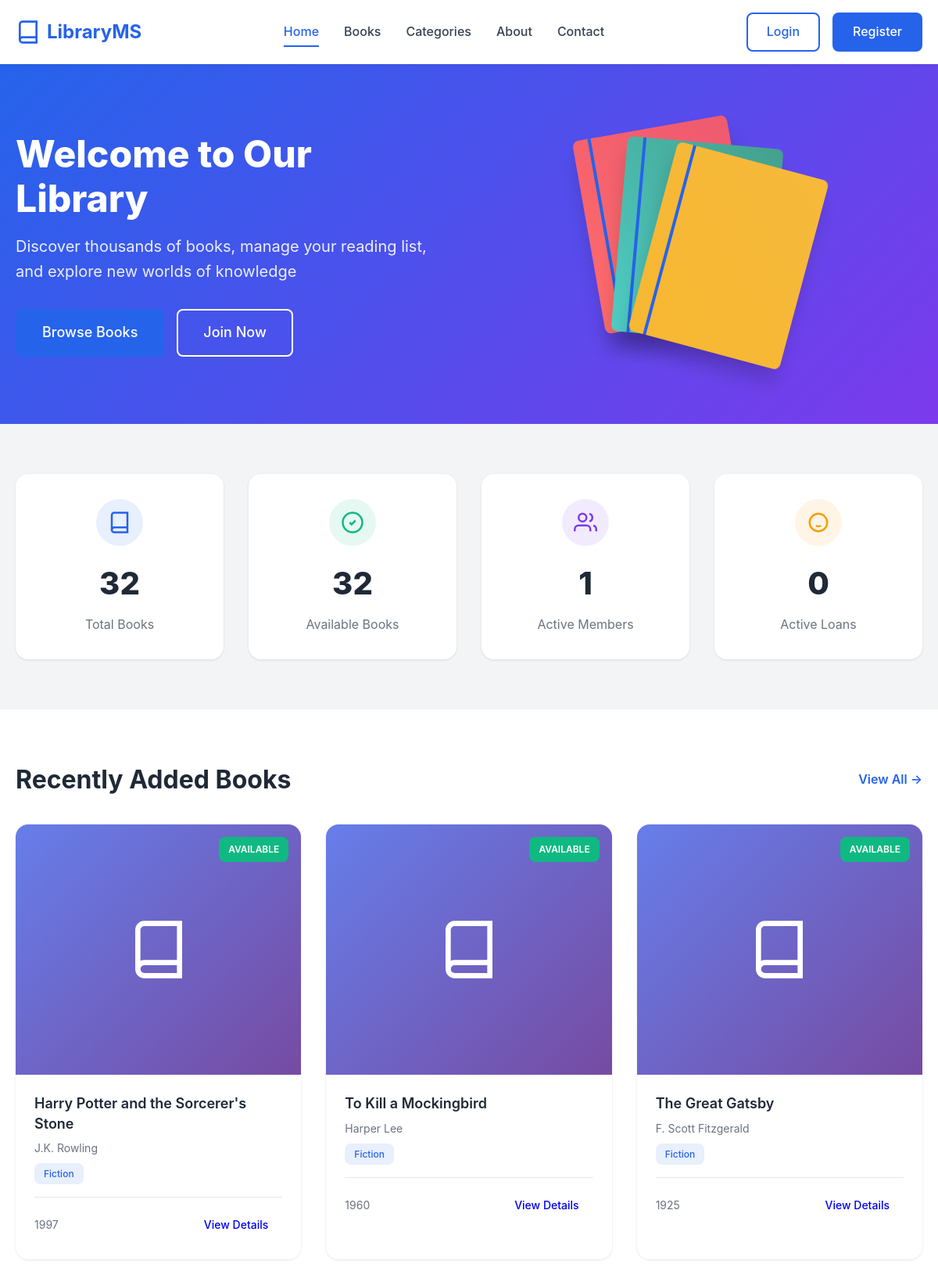
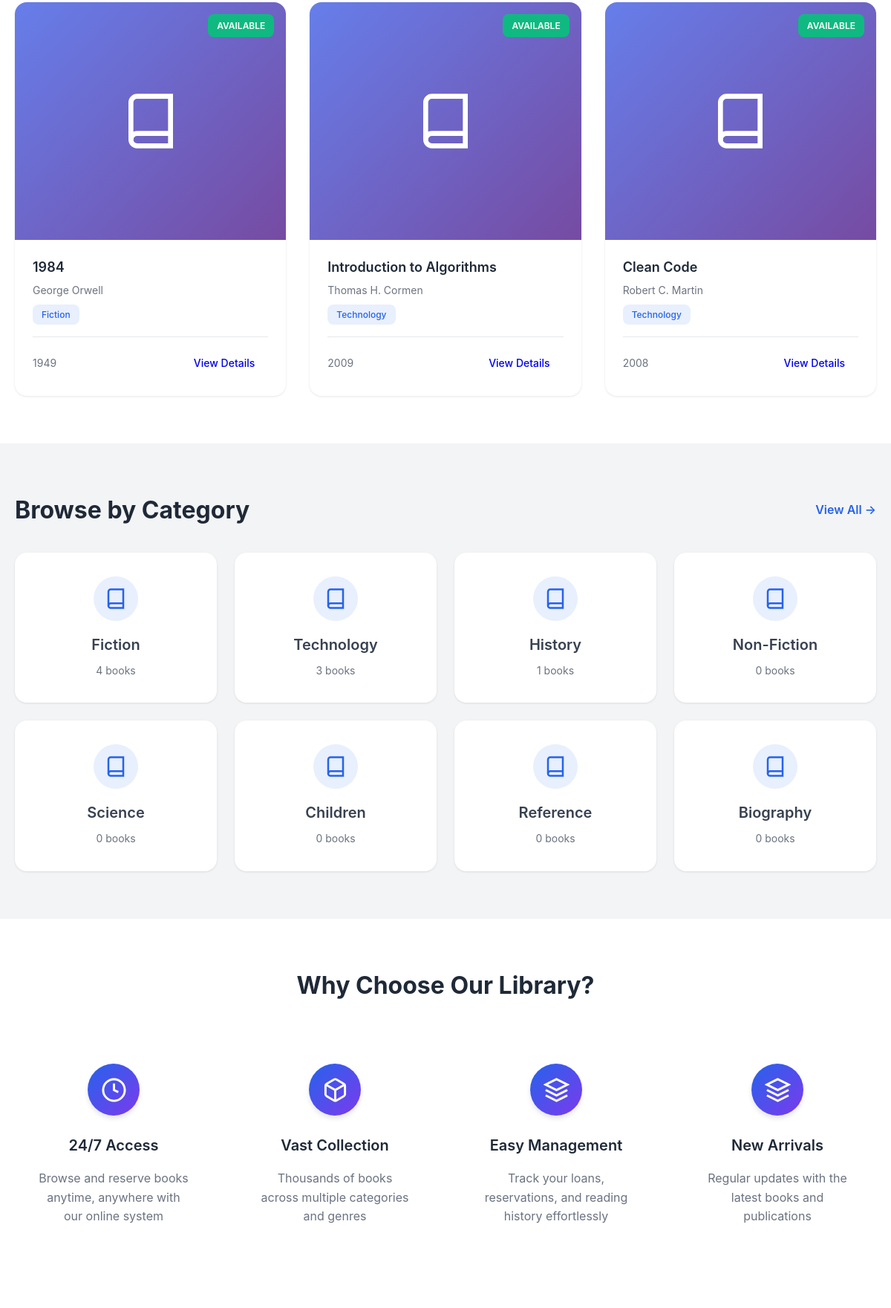
The page / (upper part) on the database its author committed (2 pictures, top to bottom).
### tables this page shows
CREATE TABLE `books` (
  `book_id` int(11) NOT NULL AUTO_INCREMENT,
  `isbn` varchar(20) UNIQUE DEFAULT NULL,
  `title` varchar(255) NOT NULL,
  `author` varchar(255) NOT NULL,
  `publisher` varchar(255) DEFAULT NULL,
  `publication_year` year DEFAULT NULL,
  `category_id` int(11) DEFAULT NULL,
  `quantity` int(11) NOT NULL DEFAULT 1,
  `available_quantity` int(11) NOT NULL DEFAULT 1,
  `shelf_location` varchar(50) DEFAULT NULL,
  `description` text DEFAULT NULL,
  `cover_image` varchar(255) DEFAULT NULL,
  `date_added` timestamp NOT NULL DEFAULT current_timestamp(),
  PRIMARY KEY (`book_id`),
  KEY `category_id` (`category_id`),
  CONSTRAINT `books_ibfk_1` FOREIGN KEY (`category_id`) REFERENCES `categories` (`category_id`) ON DELETE SET NULL
);

CREATE TABLE `categories` (
  `category_id` int(11) NOT NULL AUTO_INCREMENT,
  `category_name` varchar(100) NOT NULL,
  `description` text DEFAULT NULL,
  PRIMARY KEY (`category_id`)
);

### index.php (the view, shortened to what this page needs)
<?php
include 'connect.php';
$total_books_query = "SELECT SUM(quantity) as total FROM books";
$total_books_result = $conn->query($total_books_query);
$total_books = $total_books_result->fetch_assoc()['total'] ?? 0;
$available_books_query = "SELECT SUM(available_quantity) as available FROM books";
$available_books_result = $conn->query($available_books_query);
$available_books = $available_books_result->fetch_assoc()['available'] ?? 0;
$total_members_query = "SELECT COUNT(*) as total FROM members WHERE status='active'";
$total_members_result = $conn->query($total_members_query);
$total_members = $total_members_result->fetch_assoc()['total'] ?? 0;
$active_loans_query = "SELECT COUNT(*) as total FROM loans WHERE status='active'";
$active_loans_result = $conn->query($active_loans_query);
$active_loans = $active_loans_result->fetch_assoc()['total'] ?? 0;
$recent_books_query = "SELECT b.*, c.category_name FROM books b
                       LEFT JOIN categories c ON b.category_id = c.category_id
                       ORDER BY b.date_added DESC LIMIT 6";
$recent_books = $conn->query($recent_books_query);
$categories_query = "SELECT c.*, COUNT(b.book_id) as book_count
                     FROM categories c
                     LEFT JOIN books b ON c.category_id = b.category_id
                     GROUP BY c.category_id
                     ORDER BY book_count DESC LIMIT 8";
$categories = $conn->query($categories_query);
?>
<!DOCTYPE html>
<html lang="en">
<head>
    <link rel="stylesheet" href="styles.css">
</head>
<body>
    <nav class="navbar">
        <div class="container">
            <div class="nav-brand">
                <svg class="logo-icon" viewBox="0 0 24 24" fill="none" stroke="currentColor">
                    <path d="M4 19.5A2.5 2.5 0 0 1 6.5 17H20"></path>
                    <path d="M6.5 2H20v20H6.5A2.5 2.5 0 0 1 4 19.5v-15A2.5 2.5 0 0 1 6.5 2z"></path>
                </svg>
                <span class="logo-text">LibraryMS</span>
            </div>
            <ul class="nav-menu">
                <li><a href="index.php" class="active">Home</a></li>
                <li><a href="books.php">Books</a></li>
                <li><a href="categories.php">Categories</a></li>
                <li><a href="about.php">About</a></li>
                <li><a href="contact.php">Contact</a></li>
            </ul>
            <div class="nav-buttons">
                <a href="login.php" class="btn btn-outline">Login</a>
                <a href="register.php" class="btn btn-primary">Register</a>
            </div>
        </div>
    </nav>
    <section class="hero">
        <div class="container">
            <div class="hero-content">
                <h1 class="hero-title">Welcome to Our Library</h1>
                <p class="hero-subtitle">Discover thousands of books, manage your reading list, and explore new worlds of knowledge</p>
                <div class="hero-buttons">
                    <a href="books.php" class="btn btn-large btn-primary">Browse Books</a>
                    <a href="register.php" class="btn btn-large btn-outline-white">Join Now</a>
                </div>
            </div>
            <div class="hero-image">
                <div class="book-stack">
                    <div class="book book-1"></div>
                    <div class="book book-2"></div>
                    <div class="book book-3"></div>
                </div>
            </div>
        </div>
    </section>
    <section class="stats">
        <div class="container">
            <div class="stats-grid">
                <div class="stat-card">
                    <div class="stat-icon stat-icon-blue">
                        <svg viewBox="0 0 24 24" fill="none" stroke="currentColor">
                            <path d="M4 19.5A2.5 2.5 0 0 1 6.5 17H20"></path>
                            <path d="M6.5 2H20v20H6.5A2.5 2.5 0 0 1 4 19.5v-15A2.5 2.5 0 0 1 6.5 2z"></path>
                        </svg>
                    </div>
                    <h3 class="stat-number"><?php echo number_format($total_books); ?></h3>
                    <p class="stat-label">Total Books</p>
                </div>
                <div class="stat-card">
                    <div class="stat-icon stat-icon-green">
                        <svg viewBox="0 0 24 24" fill="none" stroke="currentColor">
                            <circle cx="12" cy="12" r="10"></circle>
                            <path d="M9 12l2 2 4-4"></path>
                        </svg>
                    </div>
                    <h3 class="stat-number"><?php echo number_format($available_books); ?></h3>
                    <p class="stat-label">Available Books</p>
                </div>
                <div class="stat-card">
                    <div class="stat-icon stat-icon-purple">
                        <svg viewBox="0 0 24 24" fill="none" stroke="currentColor">
                            <path d="M17 21v-2a4 4 0 0 0-4-4H5a4 4 0 0 0-4 4v2"></path>
                            <circle cx="9" cy="7" r="4"></circle>
                            <path d="M23 21v-2a4 4 0 0 0-3-3.87"></path>
                            <path d="M16 3.13a4 4 0 0 1 0 7.75"></path>
                        </svg>
                    </div>
                    <h3 class="stat-number"><?php echo number_format($total_members); ?></h3>
                    <p class="stat-label">Active Members</p>
                </div>
                <div class="stat-card">
                    <div class="stat-icon stat-icon-orange">
                        <svg viewBox="0 0 24 24" fill="none" stroke="currentColor">
                            <path d="M21 12a9 9 0 11-18 0 9 9 0 0118 0z"></path>
                            <path d="M9 10h.01"></path>
                            <path d="M15 10h.01"></path>
                            <path d="M9.5 15a3.5 3.5 0 005 0"></path>
                        </svg>
                    </div>
                    <h3 class="stat-number"><?php echo number_format($active_loans); ?></h3>
                    <p class="stat-label">Active Loans</p>
                </div>
            </div>
        </div>
    </section>
    <section class="recent-books">
        <div class="container">
            <div class="section-header">
                <h2 class="section-title">Recently Added Books</h2>
                <a href="books.php" class="view-all">View All →</a>
            </div>
            <div class="books-grid">
                <?php while($book = $recent_books->fetch_assoc()): ?>
                <div class="book-card">
                    <div class="book-cover">
                        <?php if($book['cover_image']): ?>
                            <img src="<?php echo htmlspecialchars($book['cover_image']); ?>" alt="<?php echo htmlspecialchars($book['title']); ?>">
                        <?php else: ?>
                            <div class="book-cover-placeholder">
                                <svg viewBox="0 0 24 24" fill="none" stroke="currentColor">
                                    <path d="M4 19.5A2.5 2.5 0 0 1 6.5 17H20"></path>
                                    <path d="M6.5 2H20v20H6.5A2.5 2.5 0 0 1 4 19.5v-15A2.5 2.5 0 0 1 6.5 2z"></path>
                                </svg>
                            </div>
                        <?php endif; ?>
                        <?php if($book['available_quantity'] > 0): ?>
                            <span class="badge badge-available">Available</span>
                        <?php else: ?>
                            <span class="badge badge-unavailable">Unavailable</span>
                        <?php endif; ?>
                    </div>
                    <div class="book-info">
                        <h3 class="book-title"><?php echo htmlspecialchars($book['title']); ?></h3>
                        <p class="book-author"><?php echo htmlspecialchars($book['author']); ?></p>
                        <p class="book-category"><?php echo htmlspecialchars($book['category_name']); ?></p>
                        <div class="book-footer">
                            <span class="book-year"><?php echo $book['publication_year']; ?></span>
                            <a href="book-details.php?id=<?php echo $book['book_id']; ?>" class="btn btn-small">View Details</a>
                        </div>
                    </div>
                </div>
                <?php endwhile; ?>
            </div>
        </div>
    </section>
    <section class="categories">
        <div class="container">
            <div class="section-header">
                <h2 class="section-title">Browse by Category</h2>
                <a href="categories.php" class="view-all">View All →</a>
            </div>
            <div class="categories-grid">
                <?php while($category = $categories->fetch_assoc()): ?>
                <a href="books.php?category=<?php echo $category['category_id']; ?>" class="category-card">
                    <div class="category-icon">
                        <svg viewBox="0 0 24 24" fill="none" stroke="currentColor">
                            <path d="M4 19.5A2.5 2.5 0 0 1 6.5 17H20"></path>
                            <path d="M6.5 2H20v20H6.5A2.5 2.5 0 0 1 4 19.5v-15A2.5 2.5 0 0 1 6.5 2z"></path>
                        </svg>
                    </div>
                    <h3 class="category-name"><?php echo htmlspecialchars($category['category_name']); ?></h3>
                    <p class="category-count"><?php echo $category['book_count']; ?> books</p>
                </a>
                <?php endwhile; ?>
            </div>
        </div>
    </section>
    <section class="features">
        <div class="container">
            <h2 class="section-title center">Why Choose Our Library?</h2>
            <div class="features-grid">
                <div class="feature-card">
                    <div class="feature-icon">
                        <svg viewBox="0 0 24 24" fill="none" stroke="currentColor">
                            <circle cx="12" cy="12" r="10"></circle>
                            <polyline points="12 6 12 12 16 14"></polyline>
                        </svg>
                    </div>
                    <h3 class="feature-title">24/7 Access</h3>
                    <p class="feature-description">Browse and reserve books anytime, anywhere with our online system</p>
                </div>
                <div class="feature-card">
                    <div class="feature-icon">
                        <svg viewBox="0 0 24 24" fill="none" stroke="currentColor">
                            <path d="M21 16V8a2 2 0 0 0-1-1.73l-7-4a2 2 0 0 0-2 0l-7 4A2 2 0 0 0 3 8v8a2 2 0 0 0 1 1.73l7 4a2 2 0 0 0 2 0l7-4A2 2 0 0 0 21 16z"></path>
                            <polyline points="3.27 6.96 12 12.01 20.73 6.96"></polyline>
                            <line x1="12" y1="22.08" x2="12" y2="12"></line>
                        </svg>
                    </div>
                    <h3 class="feature-title">Vast Collection</h3>
                    <p class="feature-description">Thousands of books across multiple categories and genres</p>
                </div>
                <div class="feature-card">
                    <div class="feature-icon">
                        <svg viewBox="0 0 24 24" fill="none" stroke="currentColor">
                            <path d="M12 2L2 7l10 5 10-5-10-5z"></path>
                            <path d="M2 17l10 5 10-5"></path>
                            <path d="M2 12l10 5 10-5"></path>
                        </svg>
                    </div>
                    <h3 class="feature-title">Easy Management</h3>
                    <p class="feature-description">Track your loans, reservations, and reading history effortlessly</p>
                </div>
                <div class="feature-card">
                    <div class="feature-icon">
                        <svg viewBox="0 0 24 24" fill="none" stroke="currentColor">
                            <path d="M12 2L2 7l10 5 10-5-10-5z"></path>
                            <path d="M2 17l10 5 10-5M2 12l10 5 10-5"></path>
                        </svg>
                    </div>
                    <h3 class="feature-title">New Arrivals</h3>
                    <p class="feature-description">Regular updates with the latest books and publications</p>
                </div>
            </div>
        </div>
    </section>
</body>
</html>

### rows shown on the page
books: available_quantity "AVAILABLE", title "Harry Potter and the Sorcerer's Stone", author "J.K. Rowling", category.category_name "Fiction", publication_year "1997"
books: available_quantity "AVAILABLE", title "To Kill a Mockingbird", author "Harper Lee", category.category_name "Fiction", publication_year "1960"
books: available_quantity "AVAILABLE", title "The Great Gatsby", author "F. Scott Fitzgerald", category.category_name "Fiction", publication_year "1925"
books: available_quantity "AVAILABLE", title "1984", author "George Orwell", category.category_name "Fiction", publication_year "1949"
books: available_quantity "AVAILABLE", title "Introduction to Algorithms", author "Thomas H. Cormen", category.category_name "Technology", publication_year "2009"
books: available_quantity "AVAILABLE", title "Clean Code", author "Robert C. Martin", category.category_name "Technology", publication_year "2008"
categories: category_name "Fiction", book_count "4"
categories: category_name "Technology", book_count "3"
categories: category_name "History", book_count "1"
categories: category_name "Non-Fiction", book_count "0"
categories: category_name "Science", book_count "0"
categories: category_name "Children", book_count "0"
categories: category_name "Reference", book_count "0"
categories: category_name "Biography", book_count "0"

### other values the page prints
$total_books "32"
$available_books "32"
$total_members "1"
$active_loans "0"
